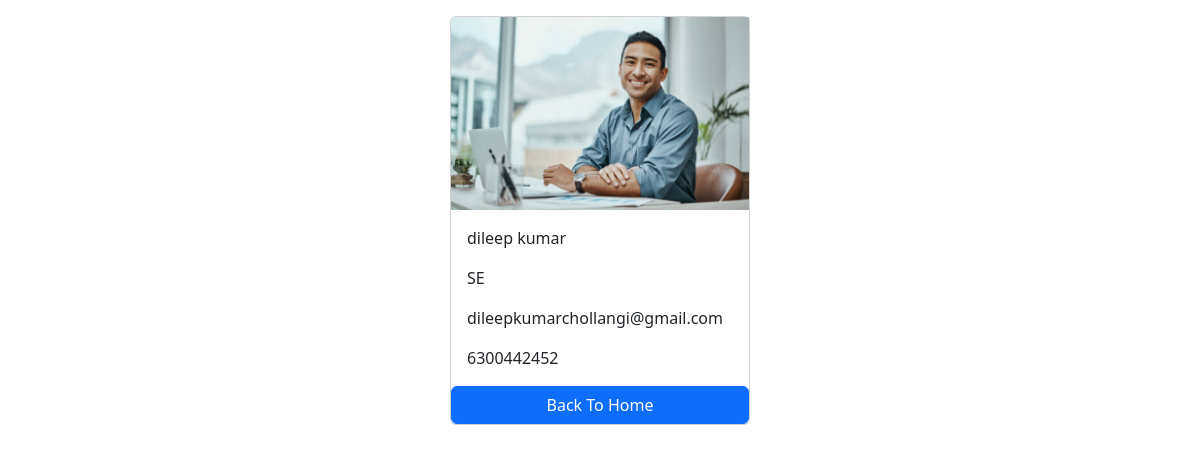
Screenshot of /employees/2/ with the database file from the repository.
### salary/models.py (models this page shows)
class Employee(models.Model):
    first_name=models.CharField(max_length=100)
    last_name=models.CharField(max_length=100)
    photo=models.ImageField(upload_to='images')
    designation=models.CharField(max_length=100)
    email_address=models.EmailField(max_length=100)
    phone_number=models.CharField(max_length=10)

### salary/views.py (the view)
# urls.py: path('<int:pk>/',views.employee_detail,name='employee_detail')
def employee_detail(request,pk):
    employee=get_object_or_404(Employee,pk=pk)
    context={
        'employee':employee,
    }
    return render(request,'employee_detail.html',context)

### templates/employee_detail.html (shortened to what this page needs)
<!DOCTYPE html>
<html lang="en">
<head>
    <link href="https://cdn.jsdelivr.net/npm/bootstrap@5.3.3/dist/css/bootstrap.min.css" rel="stylesheet">
</head>
<body>
    <div class="container mt-3">
        <div class="card mx-auto" style="width:300px">
            <img src="{{employee.photo.url}}" class="card-img-toop">
            <div class="card-body">
                <p class="card-text">{{employee.first_name}} {{employee.last_name}}</p>
                <p class="card-text">{{employee.designation}}</p>
                <p class="card-text">{{employee.email_address}}</p>
                <p class="card-text">{{employee.phone_number}}</p>
            </div>
            <a href="{% url 'home' %}" class="btn btn-primary">Back To Home</a>
        </div>
    </div>
</body>
</html>

### rows the page displays
Employee: photo (picture), first_name "dileep", last_name "kumar", designation "SE", email_address "dileepkumarchollangi@gmail.com", phone_number "6300442452"
